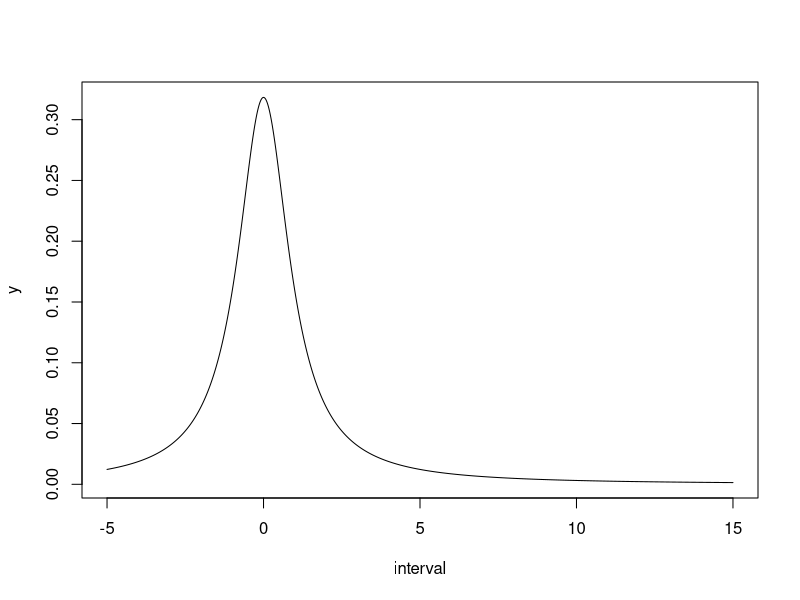
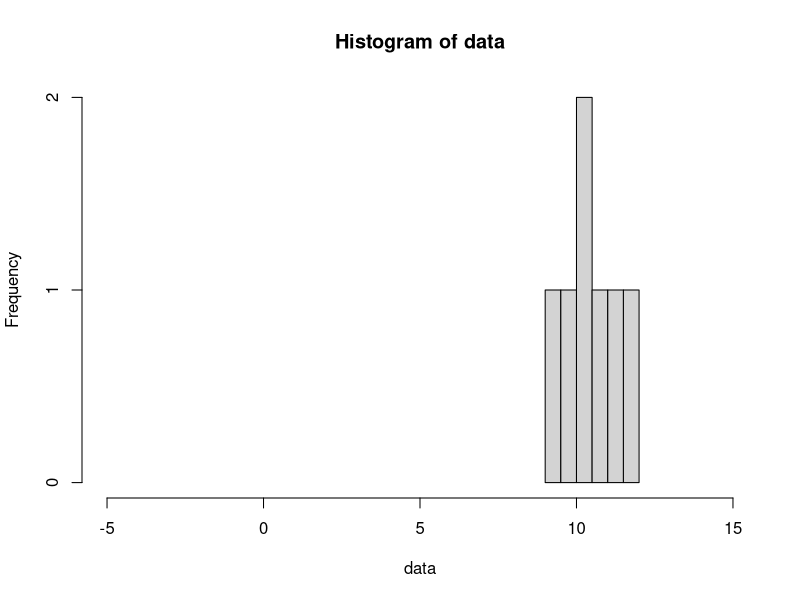
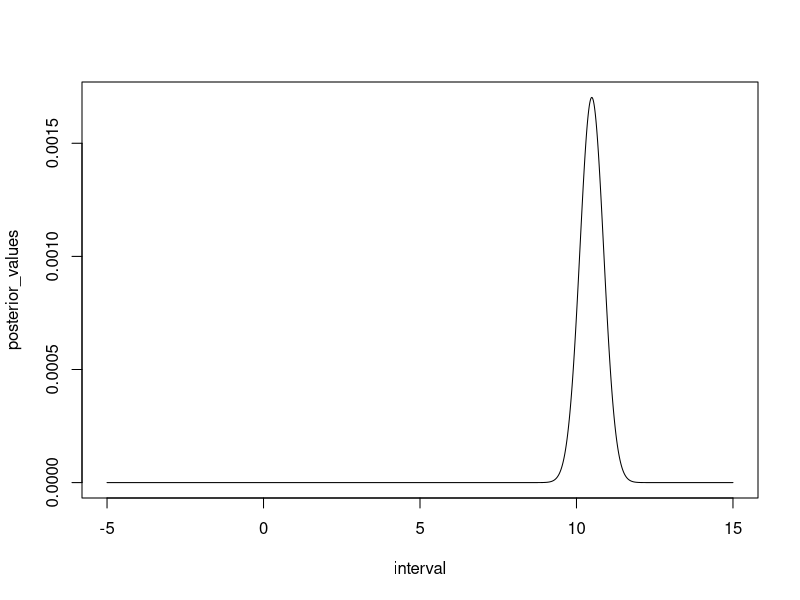
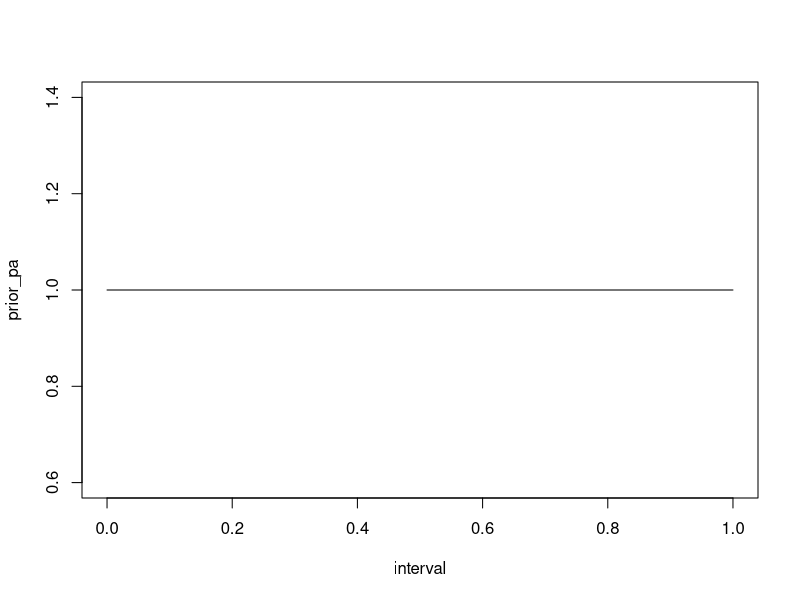
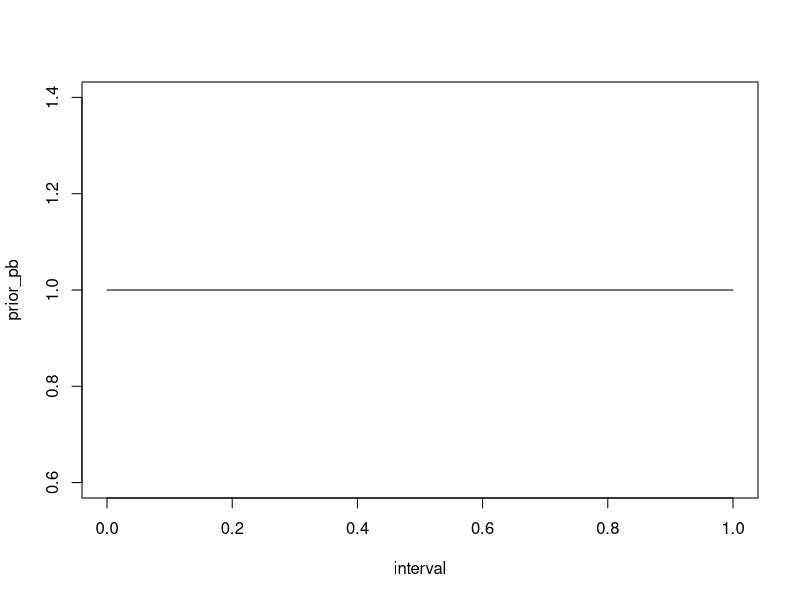

Write R code to recreate these figures, in order.
## ---- chunk 1
    interval <- seq(-5, 15, 0.01)
    y <- dt(x = interval, df = 1)
    plot(interval, y, type="l")
## ---- chunk 2
data <- c(11.3710, 9.4353, 10.3631, 10.6329, 10.4043, 9.8939, 11.5115)
hist(data, xlim = c(-5,15))
## ---- chunk 3
normal_log_likelyhood <- function(mu,data){
  n <- length(data)
  log_likelihood <- sum(dnorm(data, mean = mu, log = TRUE))
  return(log_likelihood)
}
llik <- normal_log_likelyhood(5,data)
round(llik,1)
## ---- chunk 4
    posterior <- function(mu, data) {
        return(exp((-1/2)*sum((data - mu)^2)) / (1 + mu^2))
    }

    posterior_values <- c()
    for (mu in interval) {
        posterior_values <- c(posterior_values, posterior(mu, data))
    }
    plot(interval, posterior_values, type="l")
## ---- chunk 5
    a = 1
    b = 1
    interval <- seq(0, 1, 0.01)
    prior_pa <- dbeta(x = interval, shape1 = a, shape2 = b)
    prior_pb <- dbeta(x = interval, shape1 = b, shape2 = b)
    plot(interval, prior_pa, type="l")
    plot(interval, prior_pb, type="l")
## ---- chunk 6
#Antal personer som kollat på vardera produkt
n_A <- 13
n_B <- 3
#Antal personer som var intresserade av vardera produkt
i_a <- 8
i_b <- 2

#beräkna posterioren för produkt A
alpha_post_A <- a + i_a
beta_post_A <- b + n_A - i_a
#beräkna posterioren för produkt B
alpha_post_B <- a + i_b
beta_post_B <- b + n_B - i_b
#beräkna förväntade proportioner för de olika produkterna
prop_post_A <- alpha_post_A / (alpha_post_A + beta_post_A)
prop_post_B <- alpha_post_B / (alpha_post_B + beta_post_B)

print("Sannolikhet intresserade i produkt A...")
print(prop_post_A)
print("Sannolikhet intresserade i produkt B...")
print(prop_post_B)

print("Vi ser att sannolikheten är precis likadan, så vi kan välja vilken som :D")

## ---- chunk 7
n_total = 87

# Simulera antal intresserade kunder för Produkt A
simulated_customers_A <- rbinom(10000, n_total, prop_post_A)

# Simulera antal intresserade kunder för Produkt B
simulated_customers_B <- rbinom(10000, n_total, prop_post_B)

prob_more_than_40_A <- mean(simulated_customers_A > 40)
prob_more_than_40_B <- mean(simulated_customers_B > 40)

print("A)")
print("Sannolikhet att det är mer än 40 intresserade av produkt A")
print(prob_more_than_40_A)
print("Sannolikhet att det är mer än 40 intresserade av produkt B")
print(prob_more_than_40_B)

#Beräkna föräntat antal kunder
expected_customers_A <- n_total * prop_post_A
expected_customers_B <- n_total * prop_post_B
print("B)")
print("Förväntat antal kunder produkt A")
expected_customers_A
print("Förväntat antal kunder produkt B")
expected_customers_B
